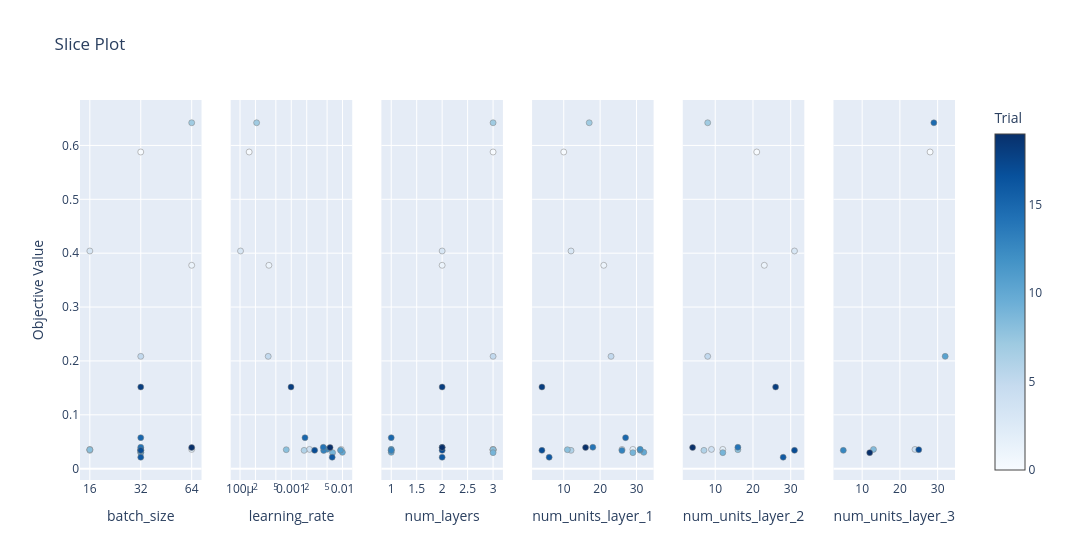

The notebook cell saved with this chart:
### Code cell
# visualizing Optuna results

optuna.visualization.plot_optimization_history(study)
optuna.visualization.plot_param_importances(study)
optuna.visualization.plot_slice(study)

### Figure 1 — Plotly figure (JSON) as saved in the notebook; plotly's stock layout.template omitted (floating-point values rounded to 4 significant figures)
{"data": [{"marker": {"color": [0, 1, 2, 3, 4, 5, 6, 7, 8, 9, 10, 11, 12, 13, 14, 15, 16, 17, 18, 19], "colorbar": {"title": {"text": "Trial"}, "x": 1, "xpad": 40}, "colorscale": [[0, "rgb(247,251,255)"], [0.125, "rgb(222,235,247)"], [0.25, "rgb(198,219,239)"], [0.375, "rgb(158,202,225)"], [0.5, "rgb(107,174,214)"], [0.625, "rgb(66,146,198)"], [0.75, "rgb(33,113,181)"], [0.875, "rgb(8,81,156)"], [1, "rgb(8,48,107)"]], "line": {"color": "Grey", "width": 0.5}, "showscale": true}, "mode": "markers", "name": "Feasible Trial", "showlegend": false, "type": "scatter", "x": [32, 64, 64, 16, 16, 32, 16, 64, 16, 32, 32, 32, 32, 32, 32, 32, 32, 32, 32, 64], "xaxis": "x", "y": [0.5878, 0.3775, 0.03577, 0.4041, 0.03578, 0.2085, 0.034, 0.6421, 0.03525, 0.0298, 0.03032, 0.03432, 0.03597, 0.03378, 0.03975, 0.05758, 0.02122, 0.034, 0.1516, 0.0393], "yaxis": "y"}, {"marker": {"color": [0, 1, 2, 3, 4, 5, 6, 7, 8, 9, 10, 11, 12, 13, 14, 15, 16, 17, 18, 19], "colorbar": {"title": {"text": "Trial"}, "x": 1, "xpad": 40}, "colorscale": [[0, "rgb(247,251,255)"], [0.125, "rgb(222,235,247)"], [0.25, "rgb(198,219,239)"], [0.375, "rgb(158,202,225)"], [0.5, "rgb(107,174,214)"], [0.625, "rgb(66,146,198)"], [0.75, "rgb(33,113,181)"], [0.875, "rgb(8,81,156)"], [1, "rgb(8,48,107)"]], "line": {"color": "Grey", "width": 0.5}, "showscale": false}, "mode": "markers", "name": "Feasible Trial", "showlegend": false, "type": "scatter", "x": [0.0001508, 0.0003661, 0.00944, 0.0001023, 0.002269, 0.0003549, 0.001779, 0.0002109, 0.0007984, 0.006395, 0.009935, 0.009125, 0.005035, 0.004287, 0.00421, 0.001851, 0.006282, 0.002858, 0.0009886, 0.005709], "xaxis": "x2", "y": [0.5878, 0.3775, 0.03577, 0.4041, 0.03578, 0.2085, 0.034, 0.6421, 0.03525, 0.0298, 0.03032, 0.03432, 0.03597, 0.03378, 0.03975, 0.05758, 0.02122, 0.034, 0.1516, 0.0393], "yaxis": "y2"}, {"marker": {"color": [0, 1, 2, 3, 4, 5, 6, 7, 8, 9, 10, 11, 12, 13, 14, 15, 16, 17, 18, 19], "colorbar": {"title": {"text": "Trial"}, "x": 1, "xpad": 40}, "colorscale": [[0, "rgb(247,251,255)"], [0.125, "rgb(222,235,247)"], [0.25, "rgb(198,219,239)"], [0.375, "rgb(158,202,225)"], [0.5, "rgb(107,174,214)"], [0.625, "rgb(66,146,198)"], [0.75, "rgb(33,113,181)"], [0.875, "rgb(8,81,156)"], [1, "rgb(8,48,107)"]], "line": {"color": "Grey", "width": 0.5}, "showscale": false}, "mode": "markers", "name": "Feasible Trial", "showlegend": false, "type": "scatter", "x": [3, 2, 3, 2, 3, 3, 3, 3, 3, 3, 1, 1, 1, 1, 2, 1, 2, 2, 2, 2], "xaxis": "x3", "y": [0.5878, 0.3775, 0.03577, 0.4041, 0.03578, 0.2085, 0.034, 0.6421, 0.03525, 0.0298, 0.03032, 0.03432, 0.03597, 0.03378, 0.03975, 0.05758, 0.02122, 0.034, 0.1516, 0.0393], "yaxis": "y3"}, {"marker": {"color": [0, 1, 2, 3, 4, 5, 6, 7, 8, 9, 10, 11, 12, 13, 14, 15, 16, 17, 18, 19], "colorbar": {"title": {"text": "Trial"}, "x": 1, "xpad": 40}, "colorscale": [[0, "rgb(247,251,255)"], [0.125, "rgb(222,235,247)"], [0.25, "rgb(198,219,239)"], [0.375, "rgb(158,202,225)"], [0.5, "rgb(107,174,214)"], [0.625, "rgb(66,146,198)"], [0.75, "rgb(33,113,181)"], [0.875, "rgb(8,81,156)"], [1, "rgb(8,48,107)"]], "line": {"color": "Grey", "width": 0.5}, "showscale": false}, "mode": "markers", "name": "Feasible Trial", "showlegend": false, "type": "scatter", "x": [10, 21, 29, 12, 26, 23, 12, 17, 11, 29, 32, 31, 31, 26, 18, 27, 6, 4, 4, 16], "xaxis": "x4", "y": [0.5878, 0.3775, 0.03577, 0.4041, 0.03578, 0.2085, 0.034, 0.6421, 0.03525, 0.0298, 0.03032, 0.03432, 0.03597, 0.03378, 0.03975, 0.05758, 0.02122, 0.034, 0.1516, 0.0393], "yaxis": "y4"}, {"marker": {"color": [0, 1, 2, 3, 4, 5, 6, 7, 8, 9, 14, 16, 17, 18, 19], "colorbar": {"title": {"text": "Trial"}, "x": 1, "xpad": 40}, "colorscale": [[0, "rgb(247,251,255)"], [0.125, "rgb(222,235,247)"], [0.25, "rgb(198,219,239)"], [0.375, "rgb(158,202,225)"], [0.5, "rgb(107,174,214)"], [0.625, "rgb(66,146,198)"], [0.75, "rgb(33,113,181)"], [0.875, "rgb(8,81,156)"], [1, "rgb(8,48,107)"]], "line": {"color": "Grey", "width": 0.5}, "showscale": false}, "mode": "markers", "name": "Feasible Trial", "showlegend": false, "type": "scatter", "x": [21, 23, 12, 31, 9, 8, 7, 8, 16, 12, 16, 28, 31, 26, 4], "xaxis": "x5", "y": [0.5878, 0.3775, 0.03577, 0.4041, 0.03578, 0.2085, 0.034, 0.6421, 0.03525, 0.0298, 0.03975, 0.02122, 0.034, 0.1516, 0.0393], "yaxis": "y5"}, {"marker": {"color": [0, 2, 4, 5, 6, 7, 8, 9], "colorbar": {"title": {"text": "Trial"}, "x": 1, "xpad": 40}, "colorscale": [[0, "rgb(247,251,255)"], [0.125, "rgb(222,235,247)"], [0.25, "rgb(198,219,239)"], [0.375, "rgb(158,202,225)"], [0.5, "rgb(107,174,214)"], [0.625, "rgb(66,146,198)"], [0.75, "rgb(33,113,181)"], [0.875, "rgb(8,81,156)"], [1, "rgb(8,48,107)"]], "line": {"color": "Grey", "width": 0.5}, "showscale": false}, "mode": "markers", "name": "Feasible Trial", "showlegend": false, "type": "scatter", "x": [28, 24, 13, 32, 5, 29, 25, 12], "xaxis": "x6", "y": [0.5878, 0.03577, 0.03578, 0.2085, 0.034, 0.6421, 0.03525, 0.0298], "yaxis": "y6"}], "layout": {"title": {"text": "Slice Plot"}, "width": 1800, "xaxis": {"anchor": "y", "categoryarray": [16, 32, 64], "categoryorder": "array", "domain": [0, 0.1389], "title": {"text": "batch_size"}, "type": "category"}, "xaxis2": {"anchor": "y2", "domain": [0.1722, 0.3111], "title": {"text": "learning_rate"}, "type": "log"}, "xaxis3": {"anchor": "y3", "domain": [0.3444, 0.4833], "title": {"text": "num_layers"}}, "xaxis4": {"anchor": "y4", "domain": [0.5167, 0.6556], "title": {"text": "num_units_layer_1"}}, "xaxis5": {"anchor": "y5", "domain": [0.6889, 0.8278], "title": {"text": "num_units_layer_2"}}, "xaxis6": {"anchor": "y6", "domain": [0.8611, 1], "title": {"text": "num_units_layer_3"}}, "yaxis": {"anchor": "x", "domain": [0, 1], "title": {"text": "Objective Value"}}, "yaxis2": {"anchor": "x2", "domain": [0, 1], "matches": "y", "showticklabels": false}, "yaxis3": {"anchor": "x3", "domain": [0, 1], "matches": "y", "showticklabels": false}, "yaxis4": {"anchor": "x4", "domain": [0, 1], "matches": "y", "showticklabels": false}, "yaxis5": {"anchor": "x5", "domain": [0, 1], "matches": "y", "showticklabels": false}, "yaxis6": {"anchor": "x6", "domain": [0, 1], "matches": "y", "showticklabels": false}}}
